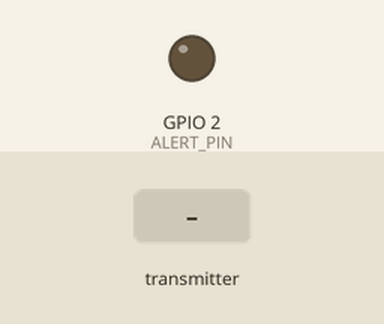
This sketch was run on a simulated ESP32. On the bench: output pins drawn as LEDs (lit = HIGH). The test bench sets the inputs (shaded band). No radio packets arrive unless stated; the modem accepts every AT command (registered, SIM ready, sends succeed) and sends nothing else; what the sketch prints to the serial monitor is not drawn.

Above: at 5.2 s.
5.3 s: the transmitter starts sending device_id = 0
At 5.7 s:
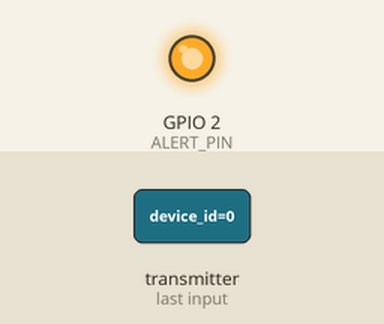
Timing chart, 0 to 8.3 s (numbered marks = the images above; inputs shaded):
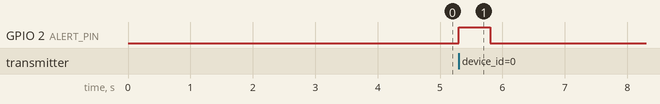

The sketch:

receiver_code.ino
```cpp
#include <SPI.h>
#include <nRF24L01.h>
#include <RF24.h>
#include <HardwareSerial.h>

#define CE_PIN 4
#define CSN_PIN 5
#define ALERT_PIN 2  // LED or buzzer output

RF24 radio(CE_PIN, CSN_PIN);
const byte address[6] = "NODE1";

HardwareSerial sim900(2);  // Use UART2 -> GPIO16 (RX), GPIO17 (TX)

struct Packet {
  uint8_t device_id;
  uint8_t type;
  uint16_t seq;
};

const char phoneNumber[] = "+91XXXXXXXXXX"; // Replace with your phone number

void setup() {
  Serial.begin(115200);
  pinMode(ALERT_PIN, OUTPUT);
  digitalWrite(ALERT_PIN, LOW);

  // Initialize nRF24L01
  if (!radio.begin()) {
    Serial.println("nRF24 initialization failed!");
    while (true) { delay(1000); }
  }
  radio.openReadingPipe(1, (uint64_t)0xF0F0F0F0E1LL);
  radio.setPALevel(RF24_PA_LOW);
  radio.startListening();
  Serial.println("Receiver ready, waiting for SOS...");

  // Initialize SIM900A
  sim900.begin(9600, SERIAL_8N1, 16, 17);
  Serial.println("Initializing SIM900A...");
  delay(2000);
  sim900.println("AT");
  waitForResponse();
  sim900.println("AT+CMGF=1");
  waitForResponse();
}

void loop() {
  if (radio.available()) {
    Packet p;
    radio.read(&p, sizeof(p));

    Serial.println("📩 SOS Received!");
    Serial.print("Device ID: "); Serial.println(p.device_id);
    Serial.print("Seq #: "); Serial.println(p.seq);

    digitalWrite(ALERT_PIN, HIGH);
    delay(500);
    digitalWrite(ALERT_PIN, LOW);

    sendSMS(phoneNumber, "🚨 SOS ALERT from Device 1! Please check immediately.");
    makeCall(phoneNumber);
  }
}

void sendSMS(const char* number, const char* message) {
  Serial.println("Sending SMS...");
  sim900.println("AT+CMGF=1");
  delay(500);
  sim900.print("AT+CMGS=\"");
  sim900.print(number);
  sim900.println("\"");
  delay(500);
  sim900.print(message);
  delay(500);
  sim900.write(26);  // Ctrl+Z
  delay(3000);
  Serial.println("✅ SMS Sent.");
}

void makeCall(const char* number) {
  Serial.println("Dialing call...");
  sim900.print("ATD");
  sim900.print(number);
  sim900.println(";");
  delay(15000); // Wait 15 seconds before hanging up
  sim900.println("ATH");
  Serial.println("📞 Call ended.");
}

void waitForResponse() {
  unsigned long start = millis();
  while (millis() - start < 2000) {
    if (sim900.available()) {
      String response = sim900.readString();
      Serial.println(response);
      break;
    }
  }
}
```

Measured:
- after the input at 5.3 s, GPIO 2 (ALERT_PIN): LOW → HIGH at once, → LOW 0.50 s later
